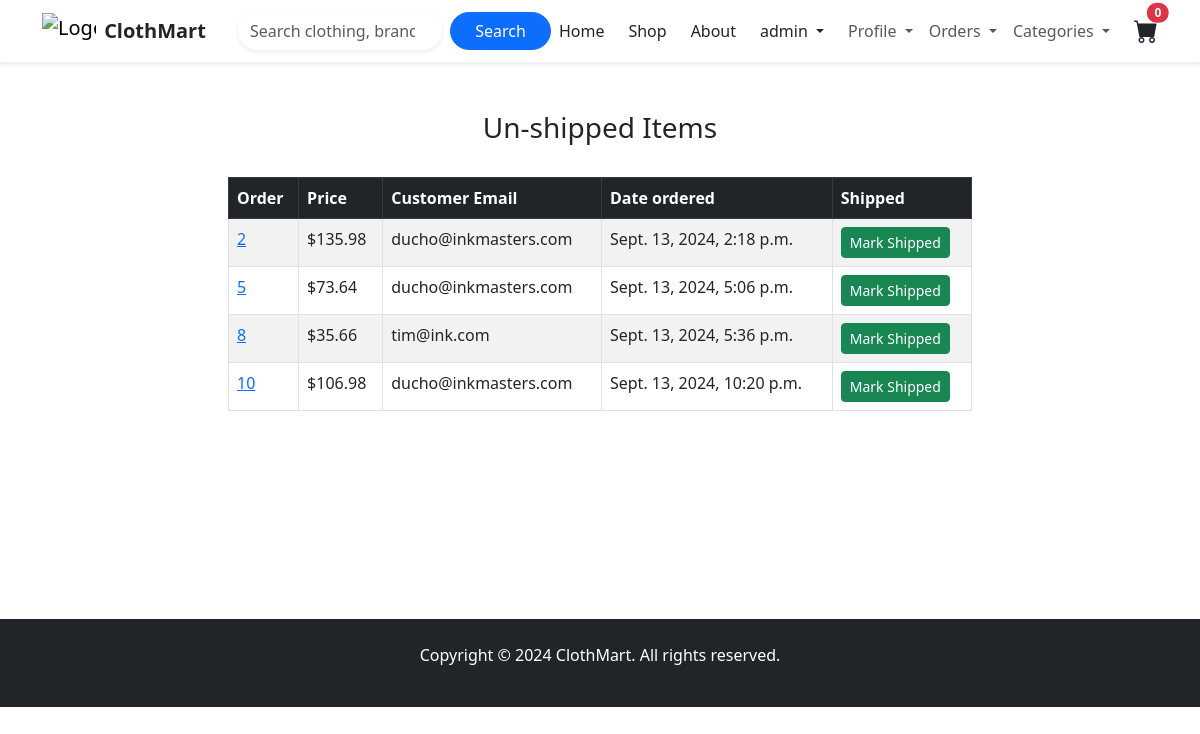
/payment/not_shipped_dash (signed in), run on an earlier commit of the app's database.
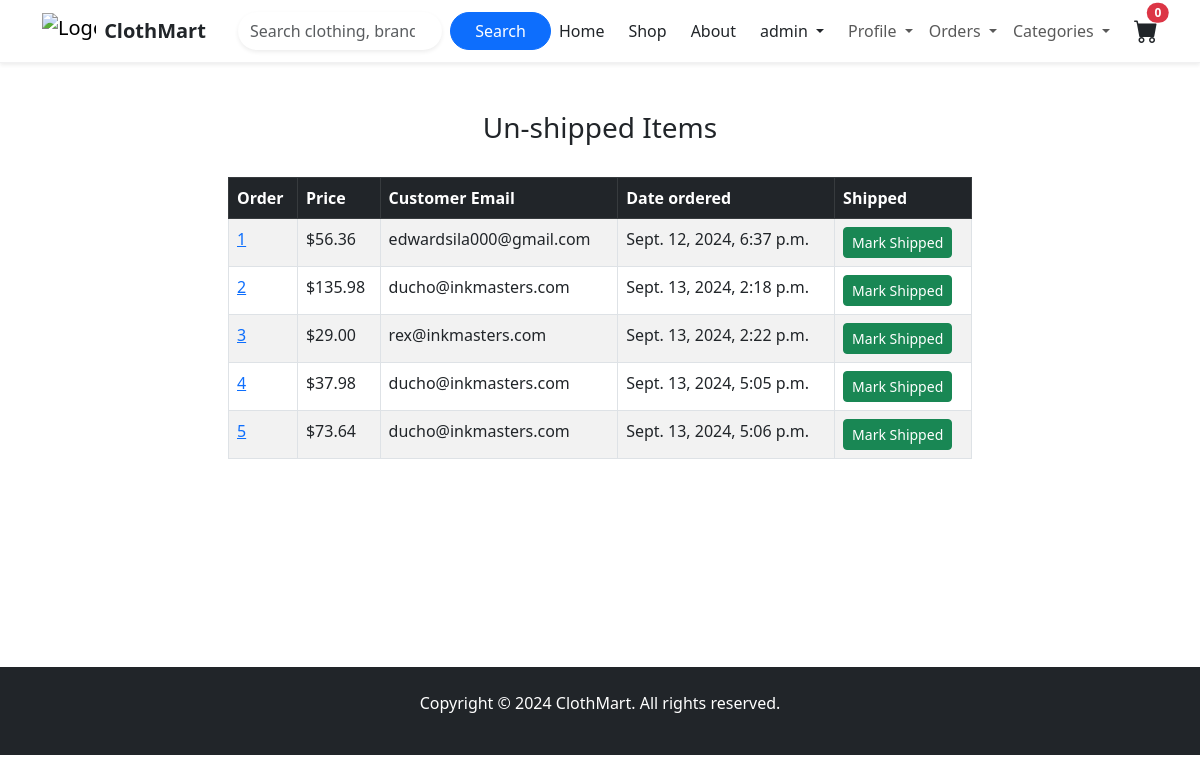
And on a later commit of the database.
### payment/models.py (models this page shows, shortened)
class Order(models.Model):
	user = models.ForeignKey(User, on_delete=models.CASCADE, null=True, blank=True)
	full_name = models.CharField(max_length=250)
	email = models.EmailField(max_length=250)
	shipping_address = models.TextField(max_length=15000)
	amount_paid = models.DecimalField(max_digits=7, decimal_places=2)
	date_ordered = models.DateTimeField(auto_now_add=True)
	shipped = models.BooleanField(default=False)
	date_shipped = models.DateTimeField(blank=True, null=True)

### payment/views.py (the view, shortened to what this page needs)
# urls.py: path('not_shipped_dash', views.not_shipped_dash, name='not_shipped_dash'),
def not_shipped_dash(request):
	if request.user.is_authenticated and request.user.is_superuser:
		orders = Order.objects.filter(shipped=False)
		return render(request, "payment/not_shipped_dash.html", {"orders":orders})
	else:
		messages.success(request, "Access denied")
		return redirect('home')

### cart/cart.py (called while the page is built)
    def __len__(self):
        return len(self.cart)

### cart/context_processors.py (called while the page is built)
def cart(request):
    return {'cart': Cart(request)}

### payment/templates/payment/not_shipped_dash.html (shortened to what this page needs)
{% extends 'base.html' %}
{% block content %}
<div class="container">
    <div class="row">
        <center>
            <div class="col-8">
                <br/><br/>
                <h3>Un-shipped Items</h3>
                <br/>
                    <table class="table table-striped table-hover table-bordered">
                      <thead class="table-dark">
                        <tr>
                          <th scope="col">Order</th>
                          <th scope="col">Price</th>
                          <th scope="col">Customer Email</th>
                          <th scope="col">Date ordered</th>
                           <th scope="col">Shipped</th>
                        </tr>
                      </thead>
                      <tbody>
                        {% for item in orders %}
                        <tr>
                          <td><a href="{% url 'orders' item.id %}">{{ item.id }}</a></td>
                          <td>${{ item.amount_paid }}</td>
                          <td>{{ item.email }}</td>
                          <td>{{ item.date_ordered }}</td>
                          <td>
                              <form method="POST">
                                <button type="submit" class="btn btn-success btn-sm">Mark Shipped</button>
                              </form>
                          </td>
                        </tr>
                        {% endfor %}
                      </tbody>
                    </table>
<br/><br/>
<br/><br/>
<br/><br/>
<br/><br/>
            </div>
       </center>
   </div>
</div>
{% endblock %}

What changed in the data, as far as the page shows it:
no longer on this page (row edited): Order: id "8", amount_paid "35.66", email "tim@ink.com", date_ordered "Sept. 13, 2024, 5:36 p.m."
no longer on this page (row edited): Order: id "10", amount_paid "106.98", email "ducho@inkmasters.com", date_ordered "Sept. 13, 2024, 10:20 p.m."
now on this page (row edited): Order: id "1", amount_paid "56.36", email "edwardsila000@gmail.com", date_ordered "Sept. 12, 2024, 6:37 p.m."
now on this page (row edited): Order: id "3", amount_paid "29.00", email "rex@inkmasters.com", date_ordered "Sept. 13, 2024, 2:22 p.m."
now on this page (row edited): Order: id "4", amount_paid "37.98", email "ducho@inkmasters.com", date_ordered "Sept. 13, 2024, 5:05 p.m."
